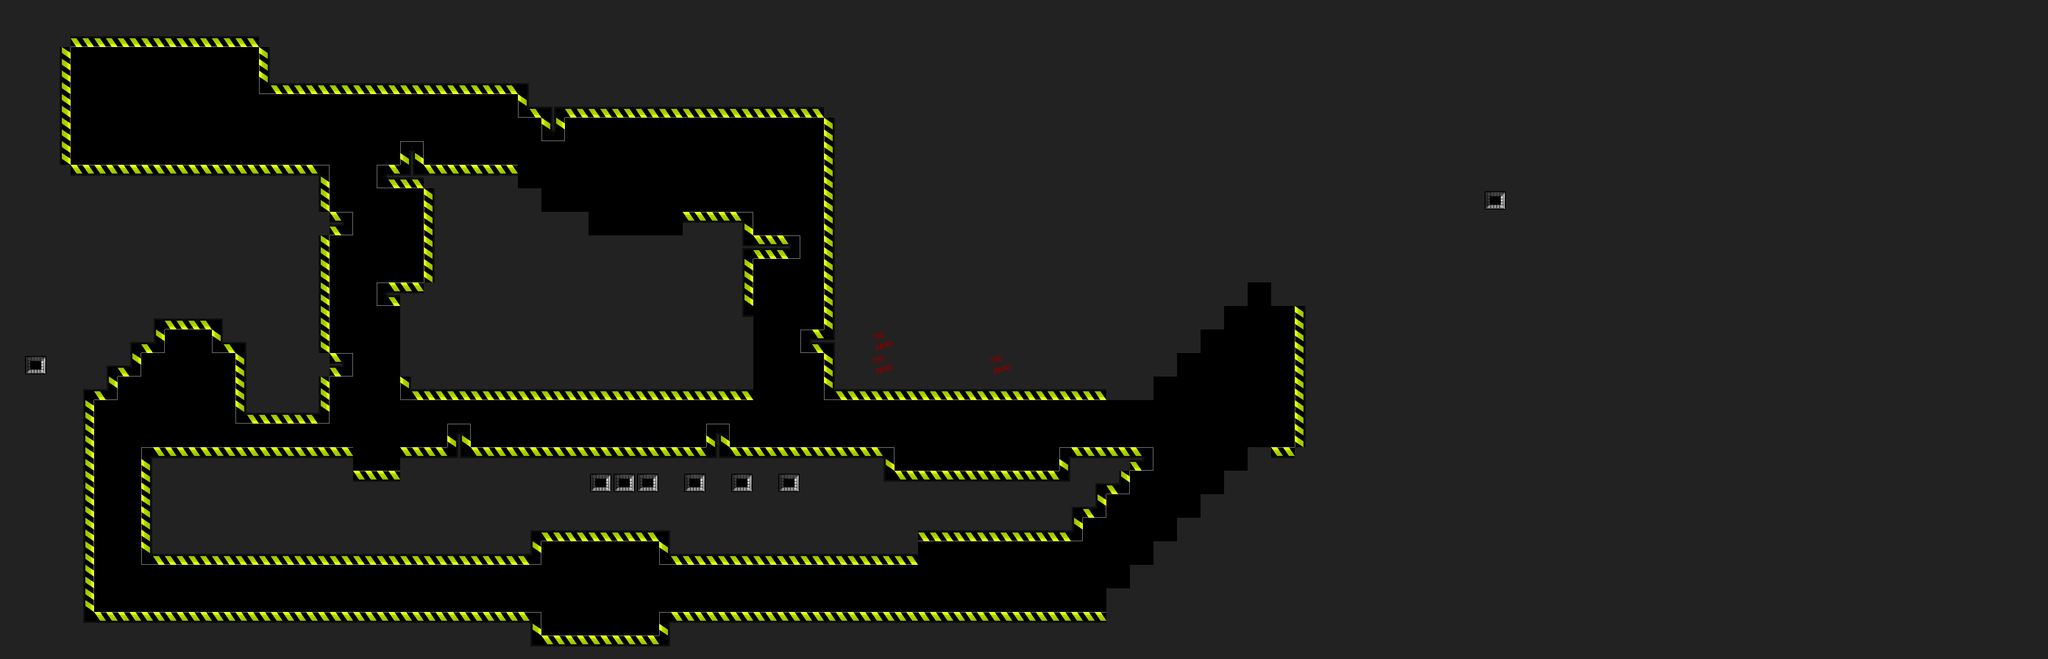

Tiled map render using the project's own tile images. Description and the map definition, with tile-layer contents summarised, below:
An orthogonal 87x28 tile map with 32x32 px tiles, 1 tile layer (test layer), 2 tilesets and 13 objects (4x lava, 3x spikes_up, 2x lolrus, player, angrySaw, ...).

<map version="1.0" orientation="orthogonal" width="87" height="28" tilewidth="32" tileheight="32">
 <tileset firstgid="1" name="test tileset" tilewidth="32" tileheight="32">
  <properties>
   <property name="solid" value="1" />
  </properties>
  <image source="terribleTileSheet.png" width="96" height="160" />
  <tile id="0">
   <properties>
    <property name="solid" value="1" />
   </properties>
  </tile>
  <tile id="7">
   <properties>
    <property name="solid" value="1" />
   </properties>
  </tile>
 </tileset>
 <tileset firstgid="16" name="FactoryTileSheet" tilewidth="32" tileheight="32">
  <image source="FactoryTileSheet.png" width="224" height="160" />
 </tileset>
 <layer name="test layer" width="87" height="28">
  <properties>
   <property name="solid" value="1" />
  </properties>
  <data>[2436 cells, 1991 non-empty, 25 distinct tile ids]</data>
 </layer>
 <objectgroup name="test object" width="87" height="28">
  <object name="player" x="128" y="192" width="34" height="31" />
  <object name="angrySaw" x="1280" y="608" width="19" height="19" />
  <object name="lavaDumper" x="848" y="160" width="32" height="32" />
  <object name="spikes_up" x="512" y="608" width="32" height="32" />
  <object name="spikes_up" x="480" y="608" width="32" height="32" />
  <object name="spikes_up" x="1088" y="416" width="32" height="32" />
  <object name="lava" x="800" y="288" width="32" height="32" />
  <object name="lava" x="832" y="288" width="32" height="32" />
  <object name="endLevelFlag" x="1696" y="576" width="32" height="32" />
  <object name="lava" x="896" y="288" width="32" height="32" />
  <object name="lava" x="864" y="288" width="32" height="32" />
  <object name="lolrus" x="762" y="558" width="56" height="33" />
  <object name="lolrus" x="456" y="785" width="56" height="33" />
 </objectgroup>
</map>
